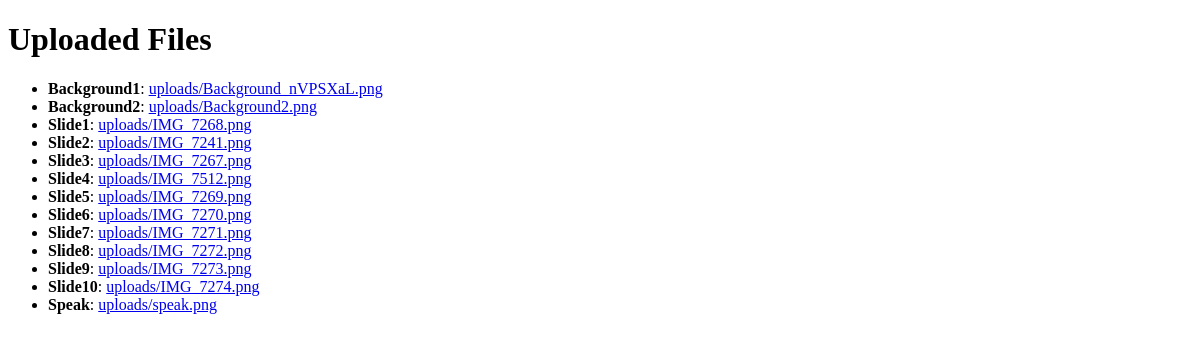
/Setting/files/, run on an earlier commit of the app's database.
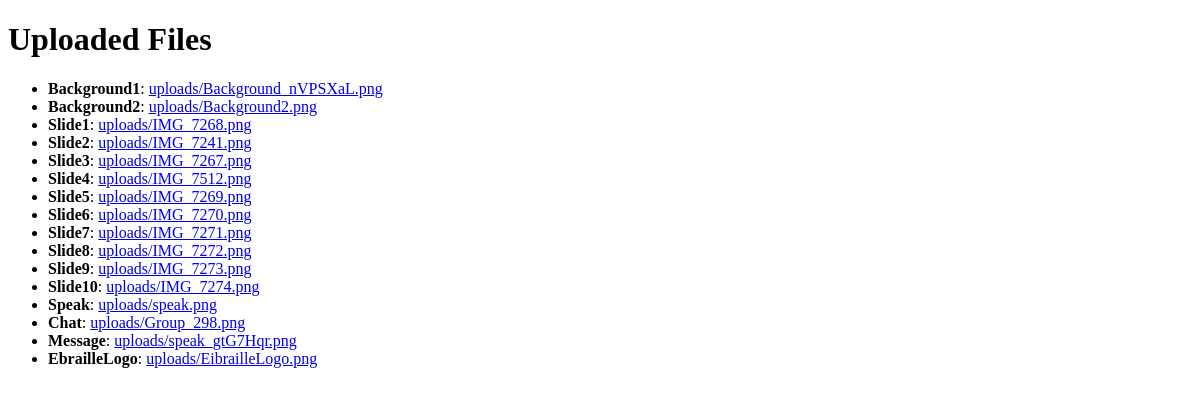
And on a later commit of the database.
### Setting/models.py (models this page shows)
class FileUpload(models.Model):
    title = models.CharField(max_length=100)
    file = models.FileField(upload_to='uploads/')  # Files will be uploaded to EbrailleAssets/uploads/
    uploaded_at = models.DateTimeField(auto_now_add=True)

### Setting/views.py (the view)
# urls.py: path('files/', views.file_list, name='file_list'),
def file_list(request):
    files = FileUpload.objects.all()  # Retrieve all uploaded files
    return render(request, 'file_list.html', {'files': files})

### authentication/context_processors.py (called while the page is built)
def youtube_video(request):
    return {
        'YOUTUBE_VIDEO_ID': settings.YOUTUBE_VIDEO_ID,
    }

### Setting/templates/file_list.html (shortened to what this page needs)
<!DOCTYPE html>
<html>
<head>
</head>
<body>
    <h1>Uploaded Files</h1>
    <ul>
        {% for file in files %}
            <li>
                <strong>{{ file.title }}</strong>:
                <a href="{{ file.file.url }}">{{ file.file.name }}</a>
            </li>
        {% endfor %}
    </ul>
</body>
</html>

What changed in the data, as far as the page shows it:
added FileUpload: title "Chat", file.name "uploads/Group_298.png"
added FileUpload: title "Message", file.name "uploads/speak_gtG7Hqr.png"
added FileUpload: title "EbrailleLogo", file.name "uploads/EibrailleLogo.png"
